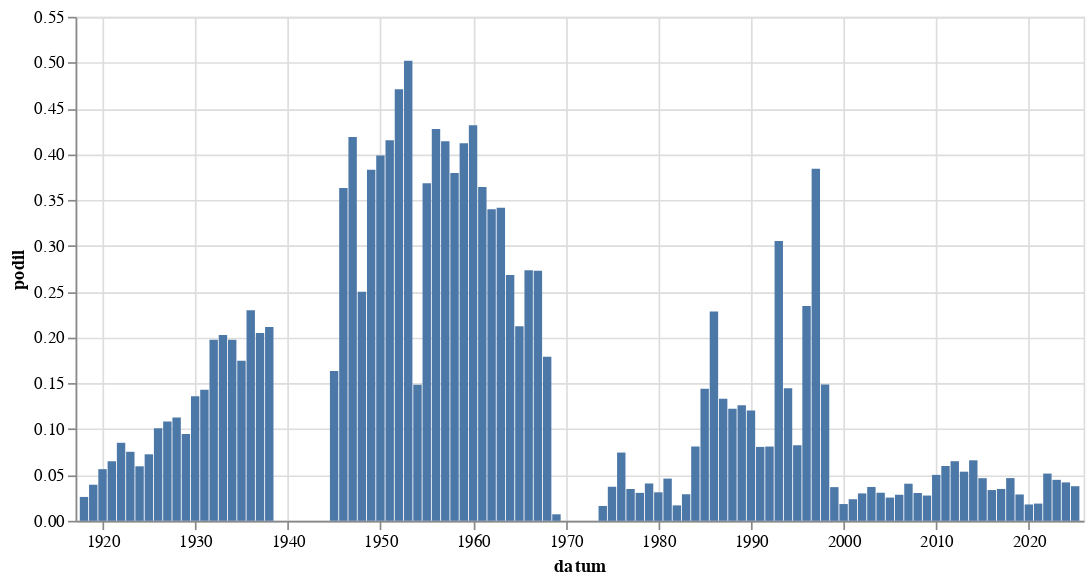

Notebook cell for this chart:
### Code cell
alt.Chart(
    zavorka("\([Pp]otlesk").to_pandas(),
    width = 600
).mark_bar(
).encode(
    alt.X('datum:T'),
    alt.Y('podil:Q')
)

### Figure 1 — Vega-Lite specification as saved in the notebook (floating-point values rounded to 4 significant figures)
{"config": {"view": {"continuousWidth": 300, "continuousHeight": 300}}, "data": {"name": "data-ccc4f6eae8dc40b2a6a1de5c97e91a26"}, "mark": {"type": "bar"}, "encoding": {"x": {"field": "datum", "type": "temporal"}, "y": {"field": "podil", "type": "quantitative"}}, "width": 600, "$schema": "https://vega.github.io/schema/vega-lite/v5.8.0.json", "datasets": {"data-ccc4f6eae8dc40b2a6a1de5c97e91a26": [{"datum": "1918-01-01T00:00:00", "text": 16, "text_right": 614, "podil": 0.02606, "co": "\\([Pp]otlesk"}, {"datum": "1919-01-01T00:00:00", "text": 137, "text_right": 3480, "podil": 0.03937, "co": "\\([Pp]otlesk"}, {"datum": "1920-01-01T00:00:00", "text": 271, "text_right": 4810, "podil": 0.05634, "co": "\\([Pp]otlesk"}, {"datum": "1921-01-01T00:00:00", "text": 430, "text_right": 6618, "podil": 0.06497, "co": "\\([Pp]otlesk"}, {"datum": "1922-01-01T00:00:00", "text": 536, "text_right": 6295, "podil": 0.08515, "co": "\\([Pp]otlesk"}, {"datum": "1923-01-01T00:00:00", "text": 343, "text_right": 4555, "podil": 0.0753, "co": "\\([Pp]otlesk"}, {"datum": "1924-01-01T00:00:00", "text": 300, "text_right": 5045, "podil": 0.05946, "co": "\\([Pp]otlesk"}, {"datum": "1925-01-01T00:00:00", "text": 285, "text_right": 3927, "podil": 0.07257, "co": "\\([Pp]otlesk"}, {"datum": "1926-01-01T00:00:00", "text": 596, "text_right": 5898, "podil": 0.1011, "co": "\\([Pp]otlesk"}, {"datum": "1927-01-01T00:00:00", "text": 582, "text_right": 5376, "podil": 0.1083, "co": "\\([Pp]otlesk"}, {"datum": "1928-01-01T00:00:00", "text": 569, "text_right": 5048, "podil": 0.1127, "co": "\\([Pp]otlesk"}, {"datum": "1929-01-01T00:00:00", "text": 303, "text_right": 3197, "podil": 0.09478, "co": "\\([Pp]otlesk"}, {"datum": "1930-01-01T00:00:00", "text": 861, "text_right": 6332, "podil": 0.136, "co": "\\([Pp]otlesk"}, {"datum": "1931-01-01T00:00:00", "text": 699, "text_right": 4887, "podil": 0.143, "co": "\\([Pp]otlesk"}, {"datum": "1932-01-01T00:00:00", "text": 585, "text_right": 2960, "podil": 0.1976, "co": "\\([Pp]otlesk"}, {"datum": "1933-01-01T00:00:00", "text": 654, "text_right": 3226, "podil": 0.2027, "co": "\\([Pp]otlesk"}, {"datum": "1934-01-01T00:00:00", "text": 511, "text_right": 2587, "podil": 0.1975, "co": "\\([Pp]otlesk"}, {"datum": "1935-01-01T00:00:00", "text": 421, "text_right": 2409, "podil": 0.1748, "co": "\\([Pp]otlesk"}, {"datum": "1936-01-01T00:00:00", "text": 656, "text_right": 2854, "podil": 0.2299, "co": "\\([Pp]otlesk"}, {"datum": "1937-01-01T00:00:00", "text": 544, "text_right": 2653, "podil": 0.2051, "co": "\\([Pp]otlesk"}, {"datum": "1938-01-01T00:00:00", "text": 291, "text_right": 1376, "podil": 0.2115, "co": "\\([Pp]otlesk"}, {"datum": "1945-01-01T00:00:00", "text": 106, "text_right": 648, "podil": 0.1636, "co": "\\([Pp]otlesk"}, {"datum": "1946-01-01T00:00:00", "text": 868, "text_right": 2390, "podil": 0.3632, "co": "\\([Pp]otlesk"}, {"datum": "1947-01-01T00:00:00", "text": 868, "text_right": 2073, "podil": 0.4187, "co": "\\([Pp]otlesk"}, {"datum": "1948-01-01T00:00:00", "text": 552, "text_right": 2209, "podil": 0.2499, "co": "\\([Pp]otlesk"}, {"datum": "1949-01-01T00:00:00", "text": 280, "text_right": 731, "podil": 0.383, "co": "\\([Pp]otlesk"}, {"datum": "1950-01-01T00:00:00", "text": 161, "text_right": 404, "podil": 0.3985, "co": "\\([Pp]otlesk"}, {"datum": "1951-01-01T00:00:00", "text": 137, "text_right": 330, "podil": 0.4152, "co": "\\([Pp]otlesk"}, {"datum": "1952-01-01T00:00:00", "text": 154, "text_right": 327, "podil": 0.4709, "co": "\\([Pp]otlesk"}, {"datum": "1953-01-01T00:00:00", "text": 129, "text_right": 257, "podil": 0.5019, "co": "\\([Pp]otlesk"}, {"datum": "1954-01-01T00:00:00", "text": 89, "text_right": 600, "podil": 0.1483, "co": "\\([Pp]otlesk"}, {"datum": "1955-01-01T00:00:00", "text": 63, "text_right": 171, "podil": 0.3684, "co": "\\([Pp]otlesk"}, {"datum": "1956-01-01T00:00:00", "text": 127, "text_right": 297, "podil": 0.4276, "co": "\\([Pp]otlesk"}, {"datum": "1957-01-01T00:00:00", "text": 128, "text_right": 309, "podil": 0.4142, "co": "\\([Pp]otlesk"}, {"datum": "1958-01-01T00:00:00", "text": 112, "text_right": 295, "podil": 0.3797, "co": "\\([Pp]otlesk"}, {"datum": "1959-01-01T00:00:00", "text": 117, "text_right": 284, "podil": 0.412, "co": "\\([Pp]otlesk"}, {"datum": "1960-01-01T00:00:00", "text": 145, "text_right": 336, "podil": 0.4315, "co": "\\([Pp]otlesk"}, {"datum": "1961-01-01T00:00:00", "text": 134, "text_right": 368, "podil": 0.3641, "co": "\\([Pp]otlesk"}, {"datum": "1962-01-01T00:00:00", "text": 69, "text_right": 203, "podil": 0.3399, "co": "\\([Pp]otlesk"}, {"datum": "1963-01-01T00:00:00", "text": 96, "text_right": 281, "podil": 0.3416, "co": "\\([Pp]otlesk"}, {"datum": "1964-01-01T00:00:00", "text": 181, "text_right": 675, "podil": 0.2681, "co": "\\([Pp]otlesk"}, {"datum": "1965-01-01T00:00:00", "text": 100, "text_right": 471, "podil": 0.2123, "co": "\\([Pp]otlesk"}, {"datum": "1966-01-01T00:00:00", "text": 143, "text_right": 523, "podil": 0.2734, "co": "\\([Pp]otlesk"}, {"datum": "1967-01-01T00:00:00", "text": 143, "text_right": 524, "podil": 0.2729, "co": "\\([Pp]otlesk"}, {"datum": "1968-01-01T00:00:00", "text": 357, "text_right": 1994, "podil": 0.179, "co": "\\([Pp]otlesk"}, {"datum": "1969-01-01T00:00:00", "text": 10, "text_right": 1411, "podil": 0.007087, "co": "\\([Pp]otlesk"}, {"datum": "1974-01-01T00:00:00", "text": 13, "text_right": 802, "podil": 0.01621, "co": "\\([Pp]otlesk"}, {"datum": "1975-01-01T00:00:00", "text": 34, "text_right": 915, "podil": 0.03716, "co": "\\([Pp]otlesk"}, {"datum": "1976-01-01T00:00:00", "text": 49, "text_right": 658, "podil": 0.07447, "co": "\\([Pp]otlesk"}, {"datum": "1977-01-01T00:00:00", "text": 27, "text_right": 778, "podil": 0.0347, "co": "\\([Pp]otlesk"}, {"datum": "1978-01-01T00:00:00", "text": 25, "text_right": 820, "podil": 0.03049, "co": "\\([Pp]otlesk"}, {"datum": "1979-01-01T00:00:00", "text": 27, "text_right": 663, "podil": 0.04072, "co": "\\([Pp]otlesk"}, {"datum": "1980-01-01T00:00:00", "text": 23, "text_right": 740, "podil": 0.03108, "co": "\\([Pp]otlesk"}, {"datum": "1981-01-01T00:00:00", "text": 24, "text_right": 521, "podil": 0.04607, "co": "\\([Pp]otlesk"}, {"datum": "1982-01-01T00:00:00", "text": 13, "text_right": 772, "podil": 0.01684, "co": "\\([Pp]otlesk"}, {"datum": "1983-01-01T00:00:00", "text": 25, "text_right": 863, "podil": 0.02897, "co": "\\([Pp]otlesk"}, {"datum": "1984-01-01T00:00:00", "text": 57, "text_right": 703, "podil": 0.08108, "co": "\\([Pp]otlesk"}, {"datum": "1985-01-01T00:00:00", "text": 94, "text_right": 652, "podil": 0.1442, "co": "\\([Pp]otlesk"}, {"datum": "1986-01-01T00:00:00", "text": 111, "text_right": 486, "podil": 0.2284, "co": "\\([Pp]otlesk"}, {"datum": "1987-01-01T00:00:00", "text": 87, "text_right": 653, "podil": 0.1332, "co": "\\([Pp]otlesk"}, {"datum": "1988-01-01T00:00:00", "text": 111, "text_right": 908, "podil": 0.1222, "co": "\\([Pp]otlesk"}, {"datum": "1989-01-01T00:00:00", "text": 228, "text_right": 1808, "podil": 0.1261, "co": "\\([Pp]otlesk"}, {"datum": "1990-01-01T00:00:00", "text": 1361, "text_right": 11314, "podil": 0.1203, "co": "\\([Pp]otlesk"}, {"datum": "1991-01-01T00:00:00", "text": 1598, "text_right": 19824, "podil": 0.08061, "co": "\\([Pp]otlesk"}, {"datum": "1992-01-01T00:00:00", "text": 1221, "text_right": 15065, "podil": 0.08105, "co": "\\([Pp]otlesk"}, {"datum": "1993-01-01T00:00:00", "text": 134, "text_right": 439, "podil": 0.3052, "co": "\\([Pp]otlesk"}, {"datum": "1994-01-01T00:00:00", "text": 60, "text_right": 415, "podil": 0.1446, "co": "\\([Pp]otlesk"}, {"datum": "1995-01-01T00:00:00", "text": 54, "text_right": 655, "podil": 0.08244, "co": "\\([Pp]otlesk"}, {"datum": "1996-01-01T00:00:00", "text": 135, "text_right": 576, "podil": 0.2344, "co": "\\([Pp]otlesk"}, {"datum": "1997-01-01T00:00:00", "text": 270, "text_right": 703, "podil": 0.3841, "co": "\\([Pp]otlesk"}, {"datum": "1998-01-01T00:00:00", "text": 292, "text_right": 1964, "podil": 0.1487, "co": "\\([Pp]otlesk"}, {"datum": "1999-01-01T00:00:00", "text": 682, "text_right": 18567, "podil": 0.03673, "co": "\\([Pp]otlesk"}, {"datum": "2000-01-01T00:00:00", "text": 412, "text_right": 22541, "podil": 0.01828, "co": "\\([Pp]otlesk"}, {"datum": "2001-01-01T00:00:00", "text": 454, "text_right": 19273, "podil": 0.02356, "co": "\\([Pp]otlesk"}, {"datum": "2002-01-01T00:00:00", "text": 460, "text_right": 15388, "podil": 0.02989, "co": "\\([Pp]otlesk"}, {"datum": "2003-01-01T00:00:00", "text": 768, "text_right": 20798, "podil": 0.03693, "co": "\\([Pp]otlesk"}, {"datum": "2004-01-01T00:00:00", "text": 594, "text_right": 19396, "podil": 0.03062, "co": "\\([Pp]otlesk"}, {"datum": "2005-01-01T00:00:00", "text": 640, "text_right": 25267, "podil": 0.02533, "co": "\\([Pp]otlesk"}, {"datum": "2006-01-01T00:00:00", "text": 505, "text_right": 17775, "podil": 0.02841, "co": "\\([Pp]otlesk"}, {"datum": "2007-01-01T00:00:00", "text": 613, "text_right": 15144, "podil": 0.04048, "co": "\\([Pp]otlesk"}, {"datum": "2008-01-01T00:00:00", "text": 504, "text_right": 16619, "podil": 0.03033, "co": "\\([Pp]otlesk"}, {"datum": "2009-01-01T00:00:00", "text": 542, "text_right": 19673, "podil": 0.02755, "co": "\\([Pp]otlesk"}, {"datum": "2010-01-01T00:00:00", "text": 645, "text_right": 12869, "podil": 0.05012, "co": "\\([Pp]otlesk"}, {"datum": "2011-01-01T00:00:00", "text": 1063, "text_right": 17780, "podil": 0.05979, "co": "\\([Pp]otlesk"}, {"datum": "2012-01-01T00:00:00", "text": 958, "text_right": 14730, "podil": 0.06504, "co": "\\([Pp]otlesk"}, {"datum": "2013-01-01T00:00:00", "text": 528, "text_right": 9852, "podil": 0.05359, "co": "\\([Pp]otlesk"}, {"datum": "2014-01-01T00:00:00", "text": 1372, "text_right": 20781, "podil": 0.06602, "co": "\\([Pp]otlesk"}, {"datum": "2015-01-01T00:00:00", "text": 987, "text_right": 21227, "podil": 0.0465, "co": "\\([Pp]otlesk"}, {"datum": "2016-01-01T00:00:00", "text": 747, "text_right": 22256, "podil": 0.03356, "co": "\\([Pp]otlesk"}, {"datum": "2017-01-01T00:00:00", "text": 619, "text_right": 17809, "podil": 0.03476, "co": "\\([Pp]otlesk"}, {"datum": "2018-01-01T00:00:00", "text": 959, "text_right": 20580, "podil": 0.0466, "co": "\\([Pp]otlesk"}, {"datum": "2019-01-01T00:00:00", "text": 711, "text_right": 24751, "podil": 0.02873, "co": "\\([Pp]otlesk"}, {"datum": "2020-01-01T00:00:00", "text": 420, "text_right": 23571, "podil": 0.01782, "co": "\\([Pp]otlesk"}, {"datum": "2021-01-01T00:00:00", "text": 379, "text_right": 20176, "podil": 0.01878, "co": "\\([Pp]otlesk"}, {"datum": "2022-01-01T00:00:00", "text": 1073, "text_right": 20822, "podil": 0.05153, "co": "\\([Pp]otlesk"}, {"datum": "2023-01-01T00:00:00", "text": 1116, "text_right": 24964, "podil": 0.0447, "co": "\\([Pp]otlesk"}, {"datum": "2024-01-01T00:00:00", "text": 1013, "text_right": 24176, "podil": 0.0419, "co": "\\([Pp]otlesk"}, {"datum": "2025-01-01T00:00:00", "text": 396, "text_right": 10488, "podil": 0.03776, "co": "\\([Pp]otlesk"}]}}
